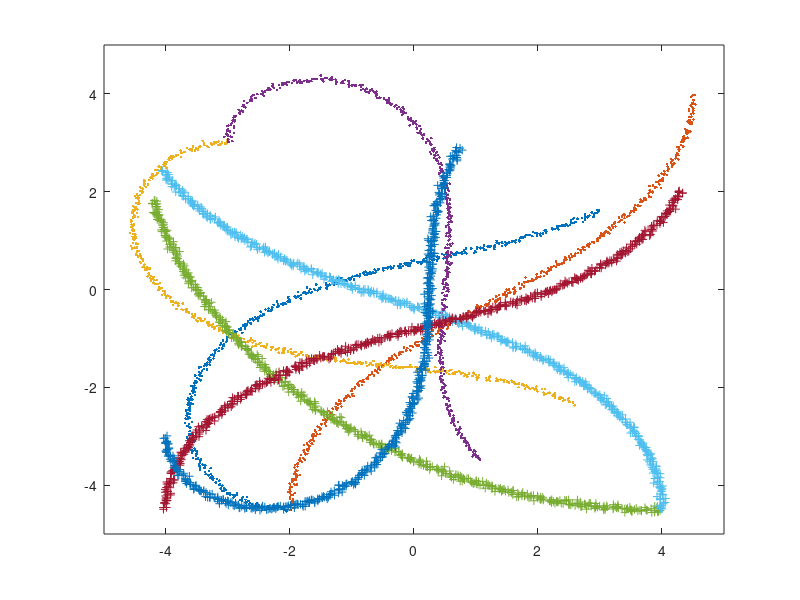

MATLAB code for this plot: (Note: this script raises an error after producing the figure.)
clear; clc;

no_path_step = 559;

Traj1 = load('path01.dat');
Traj1 = Traj1(1:no_path_step,1:2)+(randn(no_path_step,2)*0.03);
plot(Traj1(:,1),Traj1(:,2),'.');
hold on;

Traj2 = load('path02.dat');
Traj2 = Traj2(1:no_path_step,1:2)+(randn(no_path_step,2)*0.03);
plot(Traj2(:,1),Traj2(:,2),'.');

Traj3 = load('path03.dat');
Traj3 = Traj3(1:no_path_step,1:2)+(randn(no_path_step,2)*0.03);
plot(Traj3(:,1),Traj3(:,2),'.');

Traj4 = load('path04.dat');
Traj4 = Traj4(1:no_path_step,1:2)+(randn(no_path_step,2)*0.03);
plot(Traj4(:,1),Traj4(:,2),'.');

Traj5 = load('path05.dat');
Traj5 = Traj5(1:no_path_step,1:2)+(randn(no_path_step,2)*0.03);
plot(Traj5(:,1),Traj5(:,2),'+');

Traj6 = load('path06.dat');
Traj6 = Traj6(1:no_path_step,1:2)+(randn(no_path_step,2)*0.03);
plot(Traj6(:,1),Traj6(:,2),'+');

Traj7 = load('path07.dat');
Traj7 = flipud(Traj7);
Traj7 = Traj7(1:no_path_step,1:2)+(randn(no_path_step,2)*0.03);
plot(Traj7(:,1),Traj7(:,2),'+');

Traj8 = load('path08.dat');
Traj8 = flipud(Traj8);
Traj8 = Traj8(1:no_path_step,1:2)+(randn(no_path_step,2)*0.03);
plot(Traj8(:,1),Traj8(:,2),'+');
hold off;

xlim([-5,5]);ylim([-5,5]);
save('Position_Data_test_var_0_03_test_01','Traj1', 'Traj2', 'Traj3', 'Traj4', 'Traj5', 'Traj6', 'Traj7', 'Traj8', '-v7.3');
title('Approximated path as in AR');
legend('CU-1','CU-2','CU-3','CU-4','EU-1','EU-2','EU-3','EU-4');

R_CU_mat=cell(1,no_path_step);
R_EU_mat=cell(1,no_path_step);

for x=1:size(Traj1,1)
    temp1 = [Traj1(x,:)', Traj2(x,:)', Traj3(x,:)', Traj4(x,:)'];
    R_CU_mat{1,x} = temp1;
    
    temp2 = [Traj5(x,:)', Traj6(x,:)', Traj7(x,:)', Traj8(x,:)'];
    R_EU_mat{1,x} = temp2;
end

save('Position_mat_Noise_var_0_03_test_01', 'R_CU_mat', 'R_EU_mat', '-v7.3');
